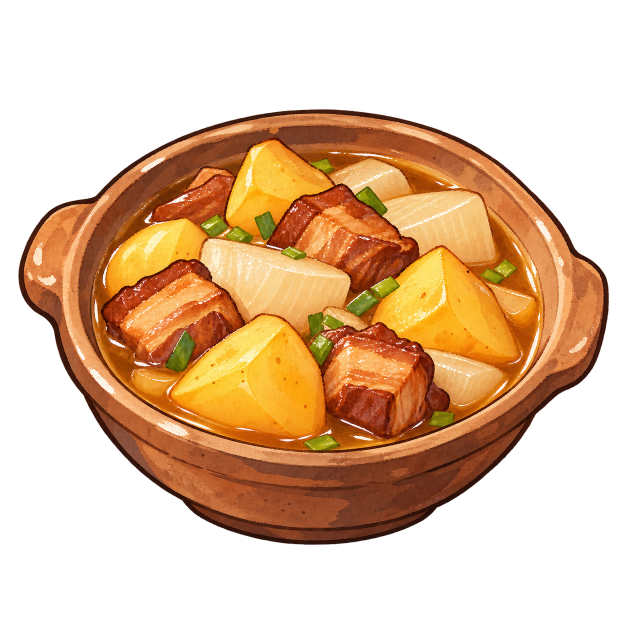
#> input picture 新建文件夹/土豆炖肉.png, 1254 x 1254 px (shown at 1/2 size)
$ python trace_d13.py '../新建文件夹/土豆炖肉.png'   (older library calls are emulated)
#> lines starting #> are read from the running program, lines starting #| are printed output that depends on the picture
### WhiteModel/trace_heap.py
"""Shared by trace_d07.py, trace_d08.py, trace_d13.py and trace_d15.py (the stir-fries and the stew): a heaped dish's
art cut into its many small pieces and each one raised over its traced outline (勾勒), on top of trace_common.

The pieces are found from seeds (each a patch of one colour class, read off the art automatically, with strokes by
eye where the art's colours don't part them), flooded out over the art to its ink lines and creases (a watershed):
every piece's outline follows the line the art draws round it. Under them all lies the dish's food as one heap (the
sauce, the gravy), raised from the dish over the whole of the food, so that what shows between the pieces is the
art's sauce and every piece rests on something; each piece is a rounded mound over its outline on that heap (lying
on it, its outline sitting on it, its middle raised), so that from the art's camera it covers exactly what the art
paints, with the art's shading in relief.
"""
import json
import math

import cv2
import numpy as np
from PIL import Image, ImageDraw

from trace_common import (Grid, contour_points, dish_mesh, disk, fill_holes, flood, largest, lying, neighbours,
                          outline_mesh, profile, raster, shading_band, smooth_inner, u8)


def load_art(path):
    """The art: rgba, rgb, hue (degrees), saturation, value (0-1) and luminance (0-255)."""
#> called with path = 'WhiteModel/../新建文件夹/土豆炖肉.png'
    rgba = np.asarray(Image.open(path).convert('RGBA'))
#> rgba is the input picture: shape (1254, 1254, 4); mean R, G, B, A 90.1, 56.2, 25.3, 118.6
    rgb = np.ascontiguousarray(rgba[..., :3])
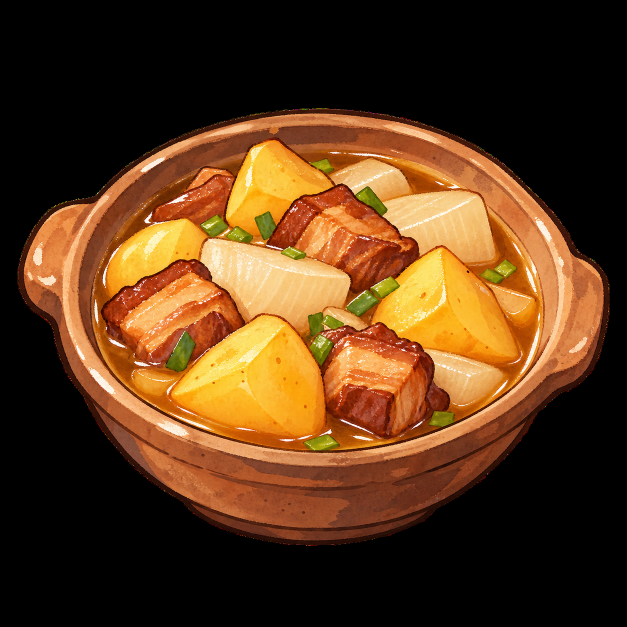
#> rgb: shape (1254, 1254, 3) (shown at 1/2 size); mean R, G, B 90.1, 56.2, 25.3
    hsv = cv2.cvtColor(rgb, cv2.COLOR_RGB2HSV_FULL).astype(np.float32)
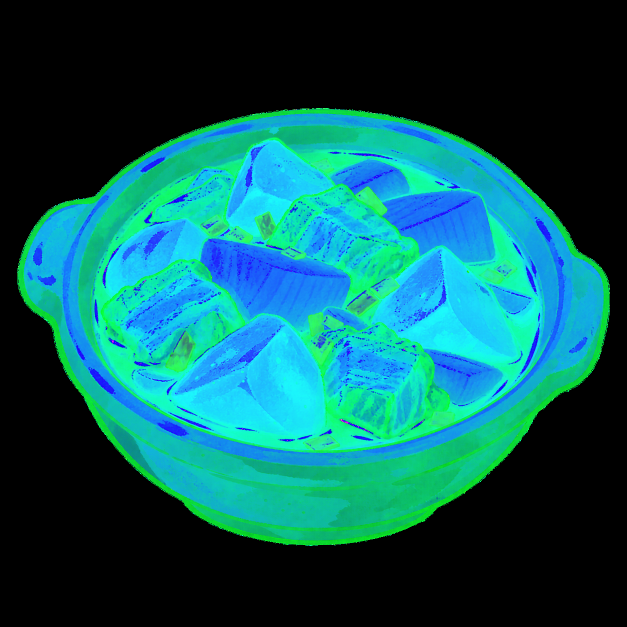
#> hsv: shape (1254, 1254, 3) float32 (shown at 1/2 size); mean R, G, B 9.2, 89.6, 90.2
    h, s, v = hsv[..., 0] * 360 / 256, hsv[..., 1] / 255, hsv[..., 2] / 255
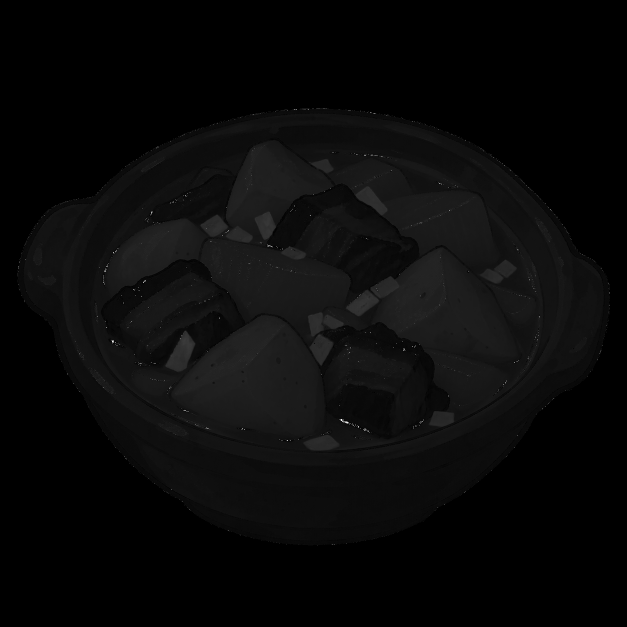
#> h: shape (1254, 1254) float32 (shown at 1/2 size); min 0, max 358.6, mean 12.9; drawn with min black and max white
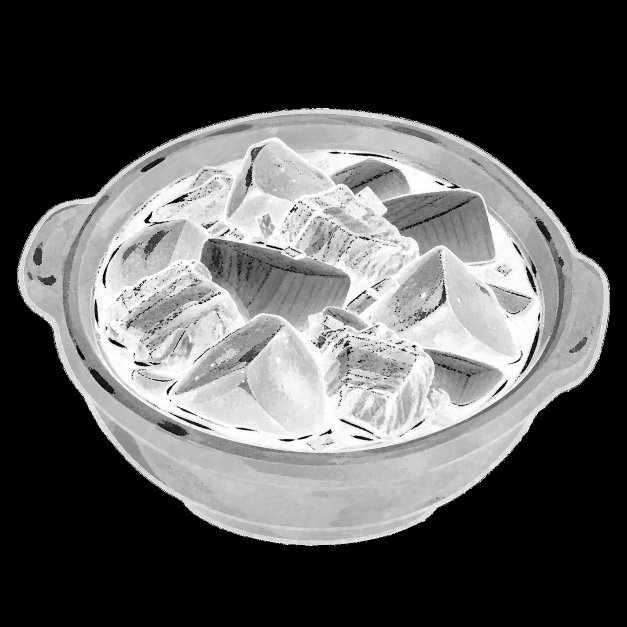
#> s: shape (1254, 1254) float32 (shown at 1/2 size); min 0, max 1, mean 0.351
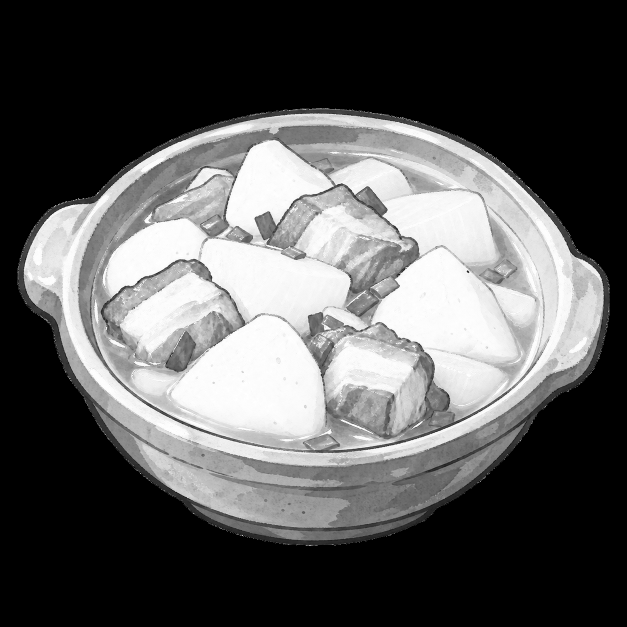
#> v: shape (1254, 1254) float32 (shown at 1/2 size); min 0, max 1, mean 0.353
    lum = rgb.astype(np.float32) @ np.array([0.3, 0.59, 0.11], np.float32)
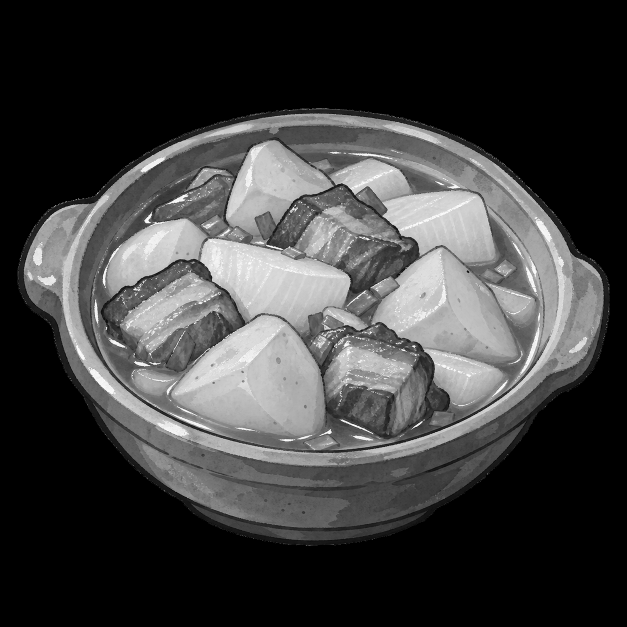
#> lum: shape (1254, 1254) float32 (shown at 1/2 size); min 0, max 255, mean 62.9
    return rgba, rgb, h, s, v, lum


# [434 lines left out: functions dish_view, patches, gradient, strokes_canvas, watershed, tidy and 18 more, not called in this run]

### WhiteModel/trace_common.py
"""Shared tools for tracing a dish's art into its model (勾勒), used by trace_d10.py and trace_d18.py (trace_d06.py and
trace_d23.py came first and carry their own): the art's camera, the dish's surface under the food, cutting the art
into pieces, their colours, and each piece as a surface over its outline in the art, so that from the art's camera
it covers exactly what the art paints, its 3D shape a rounded mound (lying) or a rounded lens (standing).
"""
import heapq
import json
import math
import os
import subprocess
import tempfile

import cv2
import numpy as np
from PIL import Image, ImageDraw, ImageFont

HERE = os.path.dirname(os.path.abspath(__file__))
u8 = lambda m: m.astype(np.uint8)
disk = lambda r: cv2.getStructuringElement(cv2.MORPH_ELLIPSE, (2 * r + 1, 2 * r + 1))


# [5 lines left out: function fill_holes, not called in this run]


def largest(m):
    n, cc, st, _ = cv2.connectedComponentsWithStats(u8(m))
    return cc == 1 + np.argmax(st[1:, cv2.CC_STAT_AREA]) if n > 1 else m.astype(bool)


class Camera:
    """The art as an orthographic view from straight in front, `el` degrees up, k px a metre, the world's origin
    at the art pixel (u0, v0): X = u0 + k·x, Y = v0 - k·(y·sin el + z·cos el)."""

    def __init__(self, el, k, u0, v0):
        self.el, self.k, self.u0, self.v0 = el, k, u0, v0
        self.se, self.ce = math.sin(math.radians(el)), math.cos(math.radians(el))
        self.toward = np.array([0.0, -self.ce, self.se])        # from the food towards the camera
        self.away = -self.toward

    def project(self, x, y, z):
        return (self.u0 + self.k * np.asarray(x),
                self.v0 - self.k * (np.asarray(y) * self.se + np.asarray(z) * self.ce))

    # [5 lines left out: function on_ray, not called in this run]

    def depth(self, P):
        P = np.asarray(P)
        return P[..., 1] * self.ce - P[..., 2] * self.se

    # [28 lines left out: functions plane_depth, backproject, not called in this run]


class Grid:
    """Heights over a world grid (x, y), step metres apart, sampled bilinearly."""

    def __init__(self, z, x0, y0, step):
        self.z, self.x0, self.y0, self.step = z, x0, y0, step

    # [9 lines left out: function __call__, not called in this run]

    def xy(self):
        n_y, n_x = self.z.shape
        return np.meshgrid(self.x0 + np.arange(n_x) * self.step, self.y0 + np.arange(n_y) * self.step)

    # [37 lines left out: function top_of, not called in this run]


def dish_mesh(build, blender='E:/blender.exe'):
    """The dish the food lies on (its plate or bowl and its sauce), built by Blender from `build`: python making the
    Part `p` with food_models' helpers. Its vertices and triangles."""
    fd, path = tempfile.mkstemp(prefix='trace_dish_', suffix='.json')   # its own file: traces may run side by side
    os.close(fd)
    script = '\n'.join([
        'import sys, json, bmesh',
        'sys.path.insert(0, %r)' % HERE,
        'from food_models.core import *',
        'from food_models.plates import *',
        'p = Part()',
        build,
        'bm = p.bm',
        'bmesh.ops.triangulate(bm, faces=bm.faces[:])',
        'bm.verts.index_update()',
        "json.dump({'V': [list(v.co) for v in bm.verts], 'T': [[v.index for v in f.verts] for f in bm.faces]},"
        ' open(%r, "w"))' % path])
    subprocess.run([blender, '-b', '--factory-startup', '--python-expr', script], check=True,
                   stdout=subprocess.DEVNULL, stderr=subprocess.DEVNULL)
    with open(path) as fh:
        d = json.load(fh)
    os.remove(path)
    return np.array(d['V']), np.array(d['T'])


# ------------------------------------------------------------------ cutting the art into pieces

# [589 lines left out: functions flood, seeded_pieces, split, grow, posterize, paint_channels and 17 more, not called in this run]

### WhiteModel/trace_d13.py
"""Traces 土豆炖肉's art (新建文件夹/土豆炖肉.png) for D13, so that what is in its clay pot is modelled 1:1 (勾勒): writes
food_models/traced_D13.json and the colours of its pieces food_models/traced_D13_paint.npz, which
stirfry.tudou_dunrou builds the dish from, and a tracing sheet.

    python WhiteModel/trace_d13.py [--sheet <out.png>] [--labels <out.png>] [--at "x,y;x,y"] [--colours]

1. The art's camera and the clay pot (casserole: deeper, its lugs flatter and longer, the gravy higher than before)
   fitted together (potfit) so that the pot covers the art's (IoU 0.946) and its gravy, where the art sees it inside
   the rim, the art's (0.987): that is where the food is.
2. The pieces (trace_heap.cut): the potatoes, the radish and the scallion found automatically, each patch of their
   colour one seed; the pork belly from strokes (PORK: its lean, fat and skin are many colours); the gravy round
   them likewise; flooded out over the art to the ink lines between them.
3. Their colours: the art's own, painted on through the vertex tint (art_colours), the pork's pale fat layers and
   the radish's fine lines as they are; the scallion's light and dark green.
4. The gravy a surface over the whole of it, a little above the pot's; each piece a rounded mound over its outline
   rising out of the gravy, the potatoes and the pork high, the radish lower, so that from the art's camera it
   covers exactly what the art paints, the art's shading in its relief and shading normals.
"""
import os
import sys

import cv2
import numpy as np

from trace_common import Camera, dish_mesh, disk, raster, tracing_sheet, u8
from trace_heap import (art_rgb, channels_from, cut, kind_colours, label_sheet, load_art, mound, patches, report_at,
                        sauce_points, tone_channels, tone_map, write)

HERE = os.path.dirname(os.path.abspath(__file__))
ART = os.path.join(HERE, '..', '新建文件夹', '土豆炖肉.png')
OUT = os.path.join(HERE, 'food_models', 'traced_D13.json')
PAINT = os.path.join(HERE, 'food_models', 'traced_D13_paint.npz')
CAM = Camera(40.75, 5541.0, 638.4, 857.1)                                    # (1)
POT = ("from food_models.stirfry import casserole\nimport math\n"
       "casserole(tmp, 0.1, 0.0696, 0.0595, sx=0.933, rim=0.0045, lugs=(math.pi, 0.0), foot=0.643, "
       "belly=0.845, lug=(0.0103, 0.0281, 0.0075), lug_z=0.0043)")
ZG = 0.0595   # the gravy's surface in the pot

# (2) a stroke along each piece of pork belly (art pixels), by eye; what the art's colours don't part, by eye
PORK = []
FIX = []
JOIN = [('potato', [(520, 343), (614, 360), (553, 410), (487, 432)]), ('potato', [(837, 588), (937, 643)]),
        ('potato', [(481, 697), (517, 749), (450, 769), (590, 838)]), ('potato', [(370, 468), (387, 502), (237, 547)]),
        ('radish', [(437, 512), (540, 566)]), ('radish', [(809, 427), (948, 466)]), ('radish', [(776, 358)]),
        ('radish', [(937, 766)]), ('pork', [(398, 404)]), ('pork', [(664, 454)]), ('pork', [(292, 649)]),
        ('pork', [(748, 760), (876, 799)]), ('potato', [(1025, 604)])]
CHANNELS = ['pale', 'deep', 'glint', 'fat', 'line', 'cut']
# (4) by kind: mesh spacing inside and along the outline (m), how high it rises (puff × its half-width, up to top),
# where its outline sits over the gravy (edge), its relief, its colours
KINDS = {
    'potato': dict(gap=0.0075, gb=0.0042, puff=0.7, top=0.016, edge=0.0005, relief=0.0015, mat='StewSpud',
                   ring=(0.0004, 0.0008), ink=[2.0, 2.0], paint=[('glint', 'StewGlint')], tint=[]),
    'radish': dict(gap=0.0075, gb=0.0042, puff=0.6, top=0.012, edge=0.0005, relief=0.001, mat='StewRadish',
                   ring=(0.0004, 0.0008), ink=[2.0, 2.0], paint=[('line', 'StewRadishLine')], tint=[]),
    'pork': dict(gap=0.007, gb=0.004, puff=0.7, top=0.016, edge=0.0005, relief=0.0015, mat='StewPork',
                 ring=(0.0004, 0.0008), ink=[2.0, 2.0], paint=[('fat', 'StewFat'), ('glint', 'StewGlint')], tint=[]),
    'green': dict(gap=0.004, gb=0.003, puff=0.6, top=0.004, edge=0.0004, relief=0.0, mat='StewScallion',
                  ink=[0.6, 1.8], paint=[('cut', 'GongbaoScallionCut')], tint=[]),
    'gravy': None,
}
GRAVY = dict(gap=0.02, gb=0.007, mat='StewGravyArt', tint=[])
INK = [0.5, 2.5]
RAMP = {'potato': (0.1, -0.15), 'pork': (0.1, -0.15), 'radish': (0.1, -0.15)}


# [10 lines left out: function seeds_of, not called in this run]


def gravy_view(H, W):
    """Where the art sees the gravy's surface in the pot (inside its rim): the pot and its fill rasterized, the fill
    nearest."""
    full = dish_mesh('tmp = p\n' + POT)
    fill = dish_mesh("from mathutils import Matrix\ntmp = Part()\n" + POT +
                     "\np.lathe([(0.0849, 0.0595 + 0.0012), (0.0, 0.0595 + 0.0016)], 'StewGravy', n=48, "
                     "close_ends=False, M=Matrix.Diagonal((0.933, 1.0, 1.0, 1.0)))")
    zb, zid = np.full((H, W), np.inf), np.full((H, W), -1, np.int32)
    for k, (V, T) in enumerate((fill, full)):
        u, v = CAM.project(V[:, 0], V[:, 1], V[:, 2])
        raster(np.stack([u, v], -1)[T], CAM.depth(V)[T], np.full(len(T), k), H, W, zb, zid)
    return zid == 0


# [14 lines left out: function classes, not called in this run]


def main():
    sheet = sys.argv[sys.argv.index('--sheet') + 1] if '--sheet' in sys.argv else None
    labels_out = sys.argv[sys.argv.index('--labels') + 1] if '--labels' in sys.argv else None
    rgba, rgb, h, s, v, lum = load_art(ART)
    H, W = h.shape
    zone = gravy_view(H, W) & (rgba[..., 3] > 128)
    zone = cv2.morphologyEx(u8(zone), cv2.MORPH_OPEN, disk(3)).astype(bool)
    lab, kinds = cut(rgb, s, v, zone, seeds_of(h, s, v, zone), [('pork', w) for w in PORK] + FIX, JOIN)
    print(f'[trace] {len(kinds)} seeds: ' + ', '.join(f'{k} {kinds.count(k)}' for k in sorted(set(kinds))), flush=True)
    if '--at' in sys.argv:
        report_at(lab, kinds, sys.argv[sys.argv.index('--at') + 1])
    if labels_out:
        tints = {'potato': (250, 200, 60), 'radish': (250, 250, 230), 'pork': (150, 60, 40), 'green': (90, 170, 60),
                 'gravy': (220, 150, 50)}
        label_sheet(labels_out, rgb, lab, kinds, tints, (120, 260, 1120, 920), scale=0.9)
        print(f'[trace] labels {labels_out}', flush=True)
    if '--colours' in sys.argv:
        for k, c in kind_colours(rgb, lum, lab, kinds).items():
            print(f'  {k}: {" ".join(c)}')
    if '--labels-only' in sys.argv:
        return
    kind_of = np.array(['none'] + kinds)[lab]
    paint = classes(rgb, h, s, v, lum, lab, kind_of)
    tone = tone_map(lum, lab, kinds, ramp=RAMP)
    paint[..., 0:2] = tone_channels(tone, lab > 0)
    colours = art_rgb(rgb, lab)
    floor = lambda x, y: np.full_like(np.asarray(x, float), ZG)
    hmap = np.full((H, W), 0.0008, np.float32)
    out, n_tris = [], {}
    mk = cv2.GaussianBlur(zone.astype(np.float32), (0, 0), 2.0) > 0.5
    gravy, _, _, _ = mound(CAM, 'gravy', 'gravy', dict(GRAVY, puff=0.0, top=0.0), mk, floor, hmap, lum, paint,
                           CHANNELS, ring=0.0008, ink=(0.0, 0.0), smooth_px=3.0, tone=tone, colours=colours,
                           extra=sauce_points(kind_of == 'gravy'))
    out.append(gravy)
    n_tris['gravy'] = len(gravy['tris'])
    for pid in range(1, lab.max() + 1):
        kind = kinds[pid - 1]
        m = lab == pid
        if KINDS.get(kind) is None or m.sum() < 100:
            continue
        mk = cv2.GaussianBlur(cv2.erode(u8(m), disk(1)).astype(np.float32), (0, 0), 1.5) > 0.5
        if mk.sum() < 80:
            continue
        piece, uv, R, top = mound(CAM, f'{kind}{pid}', kind, KINDS[kind], mk, floor, hmap, lum, paint, CHANNELS,
                                  extra_px=10.0, ink=INK, smooth_px=2.0, tone=tone, colours=colours,
                                  band_px=(4.0, 24.0))
        out.append(piece)
        n_tris[kind] = n_tris.get(kind, 0) + len(piece['tris'])
    print(f'[trace] {len(out)} pieces, triangles by kind {n_tris}, all {sum(n_tris.values())}', flush=True)
    write(OUT, PAINT, CAM, CHANNELS, out, paint)
    print(f'[trace] wrote {OUT}', flush=True)
    if sheet:
        tints = {'potato': (250, 200, 70), 'radish': (250, 248, 230), 'pork': (170, 80, 50), 'green': (110, 170, 70),
                 'gravy': (230, 160, 60)}
        shown = np.where(np.isin(kind_of, ['gravy', 'none']), 0, lab)
        tracing_sheet(sheet, rgba, shown, None, [tints[k] for k in kinds], crop=(120, 260, 1120, 920),
                      title=('原图上的描线（蓝：每一块）', f'描出的 {len(out) - 1} 块：土豆、萝卜、五花肉、葱花'))
        print(f'[trace] sheet {sheet}', flush=True)


if __name__ == '__main__':
#> (the run stopped early here; a loop or call above may not have finished)

$ run again, with 新建文件夹/两熟紫苏鱼.png copied over 新建文件夹/土豆炖肉.png
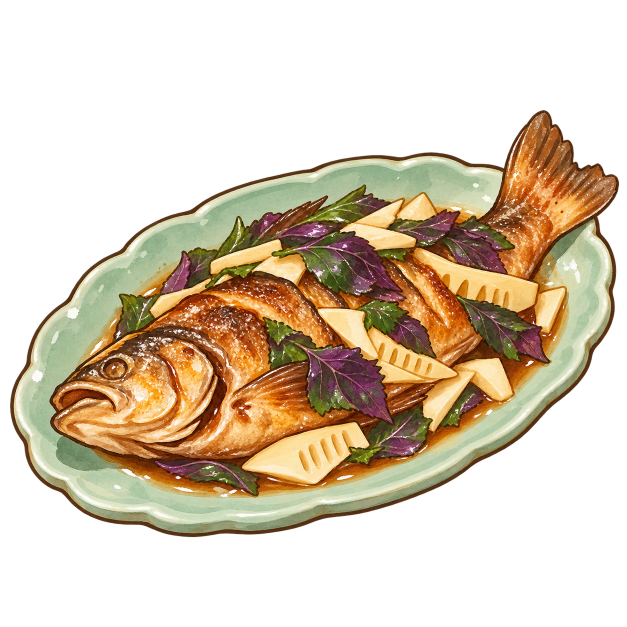
#> input picture 新建文件夹/两熟紫苏鱼.png, 1254 x 1254 px (shown at 1/2 size)
#> in load_art, rgba is the input picture: shape (1254, 1254, 4); mean R, G, B, A 77.8, 62.9, 41.7, 113.4
#> in load_art, `hsv = cv2.cvtColor(rgb, cv2.COLOR_RGB2HSV_FULL).astype(np.float32)`:
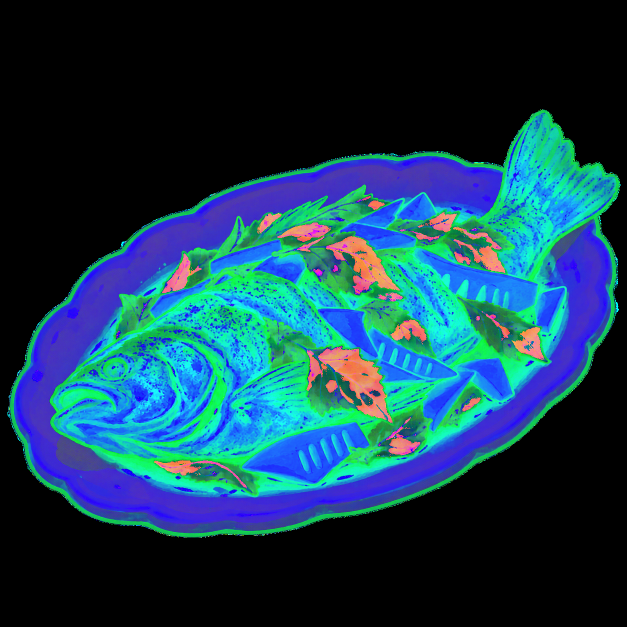
#> hsv: shape (1254, 1254, 3) float32 (shown at 1/2 size); mean R, G, B 20.4, 61, 79.7
#> in load_art, `lum = rgb.astype(np.float32) @ np.array([0.3, 0.59, 0.11], np.float32)`:
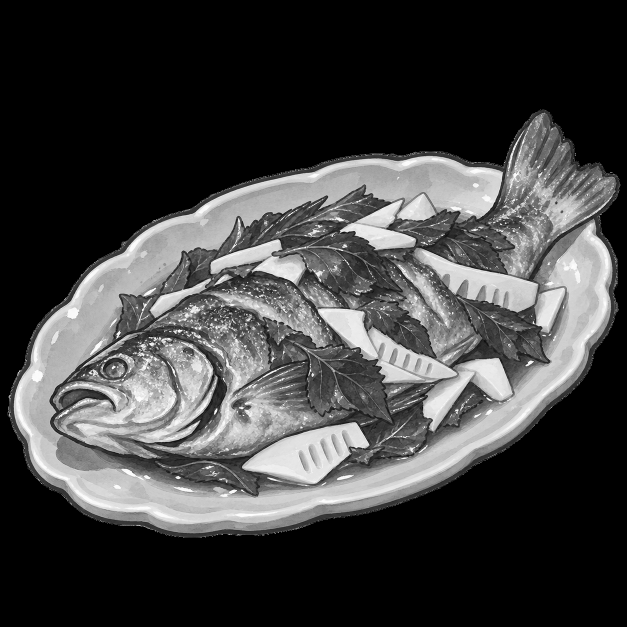
#> lum: shape (1254, 1254) float32 (shown at 1/2 size); min 0, max 255, mean 65
